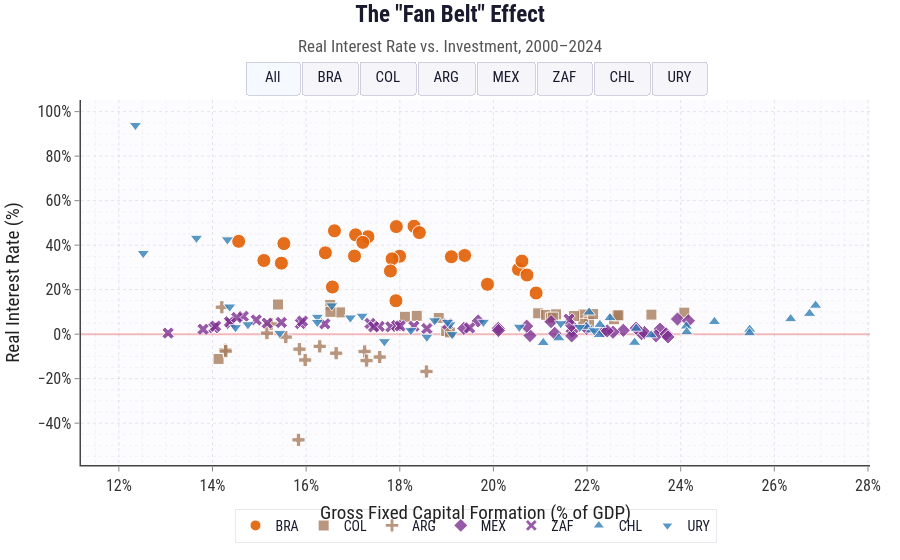

Notebook code cell kept with this figure:
### Code cell
# ══════════════════════════════════════════════════════════════
# LAYOUT (responsive for iframe embedding)
# ══════════════════════════════════════════════════════════════
fig.update_layout(
    template='plotly_white',
    autosize=True,
    margin=dict(l=60, r=30, t=100, b=95),
    plot_bgcolor='rgba(252,252,255,1)',
    paper_bgcolor='white',
    font=dict(family='Roboto Condensed, sans-serif', color='#1a1a2e'),
    xaxis=dict(
        title=dict(
            text='Gross Fixed Capital Formation (% of GDP)',
            font=dict(size=19, family='Roboto Condensed, sans-serif', color='#222'),
            standoff=12,
        ),
        tickfont=dict(size=16, color='#333'),
        ticksuffix='%',
        range=global_xrange,
        showgrid=True,
        gridcolor='rgba(180,180,200,0.35)',
        gridwidth=1,
        griddash='dot',
        zeroline=True,
        zerolinecolor='rgba(100,100,120,0.4)',
        zerolinewidth=1.5,
        showline=True,
        linecolor='#444',
        linewidth=1.5,
        mirror=False,
        ticks='outside',
        ticklen=5,
        tickcolor='#888',
        minor=dict(showgrid=True, gridcolor='rgba(200,200,210,0.2)', griddash='dot'),
    ),
    yaxis=dict(
        title=dict(
            text='Real Interest Rate (%)',
            font=dict(size=19, family='Roboto Condensed, sans-serif', color='#222'),
            standoff=12,
        ),
        tickfont=dict(size=16, color='#333'),
        ticksuffix='%',
        range=global_yrange,
        showgrid=True,
        gridcolor='rgba(180,180,200,0.35)',
        gridwidth=1,
        griddash='dot',
        zeroline=True,
        zerolinecolor='rgba(220,60,60,0.35)',
        zerolinewidth=2,
        showline=True,
        linecolor='#444',
        linewidth=1.5,
        mirror=False,
        ticks='outside',
        ticklen=5,
        tickcolor='#888',
        minor=dict(showgrid=True, gridcolor='rgba(200,200,210,0.2)', griddash='dot'),
    ),
    title=dict(
        text=(
            '<b>The "Fan Belt" Effect</b>'
            '<br><span style="font-size:17px;color:#555">'
            'Real Interest Rate vs. Investment, 2000–2024</span>'
        ),
        font=dict(size=23, family='Roboto Condensed, sans-serif', color='#1a1a2e'),
        x=0.5, xanchor='center',
        y=0.96,
    ),
    legend=dict(
        orientation='h',
        yanchor='top', y=-0.12,
        xanchor='center', x=0.5,
        font=dict(size=14, family='Roboto Condensed, sans-serif'),
        bgcolor='rgba(255,255,255,0.85)',
        bordercolor='rgba(200,200,210,0.4)',
        borderwidth=1,
        itemsizing='constant',
        tracegroupgap=4,
    ),
    hovermode='closest',
    hoverlabel=dict(
        font_size=16,
        font_family='Roboto Condensed, sans-serif',
        font_color='black',
        bgcolor='rgba(255,255,255,0.95)',
        bordercolor='#bbb',
    ),
    updatemenus=[dict(
        type='buttons',
        direction='right',
        x=0.5, xanchor='center',
        y=1.0, yanchor='bottom',
        bgcolor='rgba(245,245,250,0.95)',
        bordercolor='rgba(180,180,200,0.6)',
        borderwidth=1,
        font=dict(size=15, family='Roboto Condensed, sans-serif', color='#1a1a2e'),
        buttons=buttons,
        pad=dict(r=6, t=6, b=6, l=6),
    )],
    annotations=[],
)

fig.show()

# Save as HTML - strip inline dimensions and use JS to resize
import re

plot_div = fig.to_html(include_plotlyjs=True, full_html=False, config={'responsive': True})

# Remove the inline width/height style from the plotly div
plot_div = re.sub(r'style="height:\s*\d+px;\s*width:\s*\d+px;"', 'style="width:100%; height:100%;"', plot_div)

html_content = f'''<!DOCTYPE html>
<html>
<head>
    <meta charset="utf-8" />
    <meta name="viewport" content="width=device-width, initial-scale=1.0">
    <style>
        * {{ margin: 0; padding: 0; box-sizing: border-box; }}
        html, body {{
            width: 100%;
            height: 100%;
            overflow: hidden;
        }}
        .js-plotly-plot {{
            width: 100% !important;
            height: 100% !important;
        }}
    </style>
</head>
<body>
{plot_div}
<script>
    function resizePlot() {{
        var gd = document.querySelector('.js-plotly-plot');
        if (gd && window.Plotly) {{
            var w = window.innerWidth;
            var h = window.innerHeight;
            Plotly.relayout(gd, {{
                width: w,
                height: h
            }});
        }}
    }}
    window.addEventListener('load', function() {{
        resizePlot();
        setTimeout(resizePlot, 50);
        setTimeout(resizePlot, 200);
    }});
    window.addEventListener('resize', resizePlot);
</script>
</body>
</html>
'''

with open("mov-in-mov.html", "w", encoding="utf-8") as f:
    f.write(html_content)
    
print("HTML saved. Chart will resize to fill iframe.")
